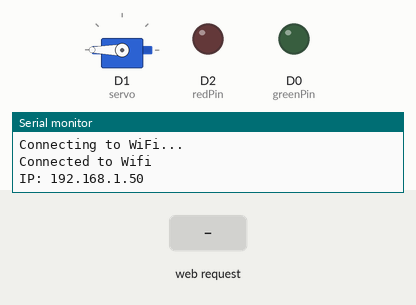
A sketch run on a simulated ESP8266 (NodeMCU). Shown: servo, output pins drawn as LEDs (lit = HIGH), the last lines printed to the serial monitor. The test bench sets the inputs (shaded band). WiFi joins after 1.5 s; servers stay silent unless stated.

Above: at 3.2 s.
3.3 s: HTTP request GET /open-door received
At 4.4 s:
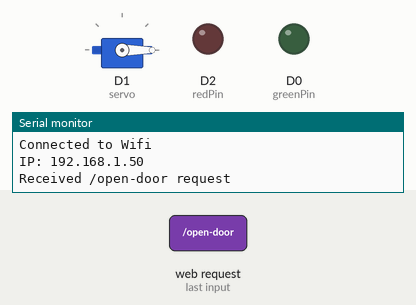
10.8 s: HTTP request GET /close-door received
At 11.3 s:
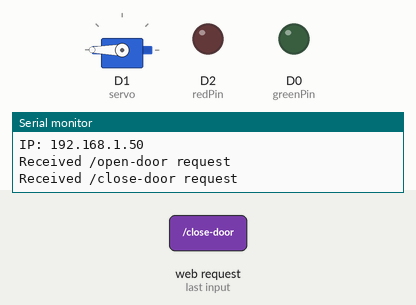
Timing chart, 0 to 13.3 s (numbered marks = the images above; inputs shaded):
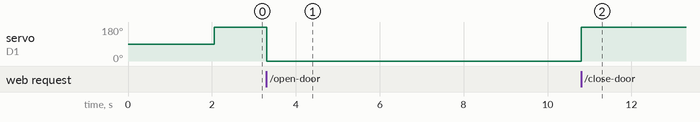

Measured:
- after the input at 3.3 s, servo on D1 (servo): 180° → 0° at once
- after the input at 10.8 s, servo on D1 (servo): 0° → 180° at once

The sketch:

esp8266_rfid.ino
```cpp
#include <ESP8266HTTPClient.h>
#include <ESP8266WiFi.h>
#include <SPI.h>
#include <MFRC522.h>
#include <ArduinoJson.h>
#include <ESPAsyncTCP.h>
#include <ESPAsyncWebServer.h>
#include <Servo.h>

#define RST_PIN D4
#define SS_PIN D8

#define redPin 4
#define greenPin 16

MFRC522 mfrc522(SS_PIN, RST_PIN);
Servo servo;

const char *ssid = "CuongDepTrai";
const char *password = "0363541710";
String host = "http://192.168.1.123:5000";
String url = host + "/read-checkin";

boolean checkinMode = true;

AsyncWebServer server(80);

int closePos = 180;
int openPos = 0;
int currentPos = closePos;
int servoOn = 0;

void setup() {
  pinMode(redPin, OUTPUT);
  pinMode(greenPin, OUTPUT);

  Serial.begin(115200);
  SPI.begin();
  mfrc522.PCD_Init();
  servo.attach(D1);

  WiFi.begin(ssid, password);

  while (WiFi.status() != WL_CONNECTED) {
    delay(1000);
    Serial.println("Connecting to WiFi...");
  }

  Serial.println("Connected to Wifi");
  Serial.print("IP: ");
  Serial.println(WiFi.localIP());

  servo.write(closePos);

  server.on("/door-status", HTTP_GET, [](AsyncWebServerRequest *request) {
    Serial.println("Received /door-status request");
    if(currentPos == openPos)
      request->send(200, "text/plain", "open");
    else request->send(200, "text/plain", "close");
  });

  server.on("/open-door", HTTP_GET, [](AsyncWebServerRequest *request) {
    Serial.println("Received /open-door request");
    request->send(200, "text/plain", "Door opened!");
    if(currentPos == openPos) {
      servo.write(closePos);
      currentPos = closePos;
    }
    else {
      servo.write(openPos);
      currentPos = openPos;
    }
    delay(1000);
  });

  server.on("/close-door", HTTP_GET, [](AsyncWebServerRequest *request) {
    Serial.println("Received /close-door request");
    request->send(200, "text/plain", "Door closed!");
    servo.write(closePos);
    currentPos = closePos;
    delay(1000);
  });

  server.on("/checkin", HTTP_GET, [](AsyncWebServerRequest *request) {
    Serial.println("Received /checkin request");
    request->send(200, "text/plain", "Checkin Switched!");
    checkinMode = true;
    url = host + "/read-checkin";
  });

  server.on("/register", HTTP_GET, [](AsyncWebServerRequest *request) {
    Serial.println("Received /register request");
    request->send(200, "text/plain", "Register Switched!");
    checkinMode = false;
    url = host + "/read-register";
  });

  server.on("/green-led-on", HTTP_GET, [](AsyncWebServerRequest *request) {
    Serial.println("Received /green-led request");
    request->send(200, "text/plain", "Green led is enabled!");
    turnOnLed(1);
  });

  server.on("/red-led-on", HTTP_GET, [](AsyncWebServerRequest *request) {
    Serial.println("Received /red-led request");
    request->send(200, "text/plain", "Red led is enabled!");
    turnOnLed(0);
  });

  server.begin();
}

void loop() {
  if (WiFi.status() == WL_CONNECTED) {

    if (!mfrc522.PICC_IsNewCardPresent()) {
      return;
    }

    if (!mfrc522.PICC_ReadCardSerial()) {
      return;
    }

    byte *cardId = mfrc522.uid.uidByte;
    String cardIdString = "";
    for (byte i = 0; i < mfrc522.uid.size; i++) {
      cardIdString += String(cardId[i], HEX);
    }

    Serial.println(cardIdString);

    WiFiClient client;
    HTTPClient http;
    http.begin(client, url);
    http.addHeader("Content-Type", "application/json");

    DynamicJsonDocument jsonDocument(200);
    jsonDocument["card_id"] = cardIdString;
    String jsonString;
    serializeJson(jsonDocument, jsonString);

    int httpCode = http.POST(jsonString);
    if (httpCode > 0) {
      String payload = http.getString();
      delay(1000);
    } else {
      Serial.println("HTTP request failed");
      delay(2000);
    }
    http.end();
    delay(3000);
  } else {
    Serial.println("Wifi disconnected...");
    delay(3000);
  }
}

void turnOnLed(int isGreen) {
  if(isGreen) {
    digitalWrite(greenPin, HIGH);
    delay(1000);
    digitalWrite(greenPin, LOW);
  }
  else {
    digitalWrite(redPin, HIGH);
    delay(1000);
    digitalWrite(redPin, LOW);
  }
}
```
